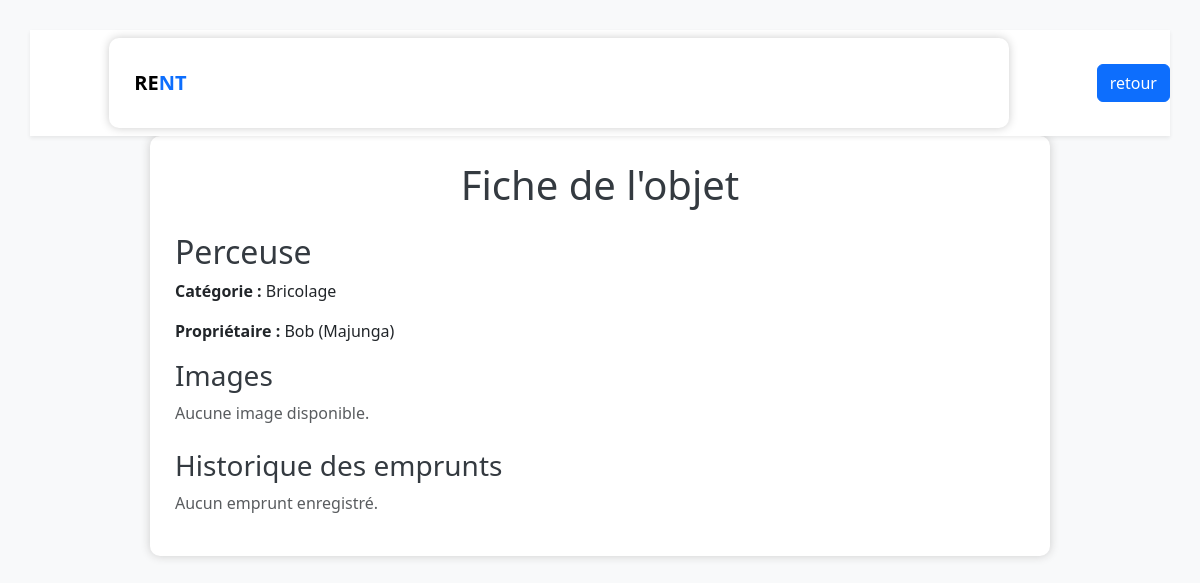
Page /pages/objet.php?num=11 on the committed database.
### tables this page shows
CREATE TABLE s2_objet
(
    id_objet int primary key AUTO_INCREMENT,
    nom_objet varchar(20),
    id_categorie int,
    id_membre int, 
    FOREIGN KEY (id_categorie)  REFERENCES s2_categorie_objet (id_categorie) ON DELETE CASCADE,
    FOREIGN KEY (id_membre) REFERENCES s2_membre (id_membre) ON DELETE CASCADE
);

CREATE TABLE s2_categorie_objet
(
    id_categorie int primary key AUTO_INCREMENT,
    nom_categorie varchar(20)
);

CREATE TABLE s2_membre
(
    id_membre int primary key AUTO_INCREMENT,
    nom char(25),
    date_de_naissance date,
    genre char(10),
    Email varchar(70),
    ville char(25),
    MotDepasse varchar(20),
    image_profil varchar(200)    
);

### includer/connection.php (called while the page is built, shortened)
<?php
function dbconnect()
{
    static $connect = null;
    if ($connect === null) {
        $connect = mysqli_connect('localhost', 'root', '', 'db_s2_ETU003993');
        mysqli_set_charset($connect, 'utf8mb4');
    }
    return $connect;
}
?>

### includer/fonction.php (called while the page is built, shortened)
<?php
require("connection.php");
function get_infos_objet($id_objet)
{
    $sql = "
        SELECT o.nom_objet, c.nom_categorie, m.nom AS nom_membre, m.ville
        FROM s2_objet o
        JOIN s2_categorie_objet c ON o.id_categorie = c.id_categorie
        JOIN s2_membre m ON o.id_membre = m.id_membre
        WHERE o.id_objet = $id_objet
    ";
    $req = mysqli_query(dbconnect(), $sql);
    return mysqli_fetch_assoc($req);
}
function get_images_objet($id_objet)
{
    $sql = "SELECT nom_image FROM s2_images_objet WHERE id_objet = $id_objet";
    $req = mysqli_query(dbconnect(), $sql);
    $images = [];
    return $images;
}
function get_historique_emprunts($id_objet)
{
    $sql = "SELECT  e.date_emprunt, e.date_retour, m.nom AS emprunteur
        FROM s2_emprunt e
        JOIN s2_membre m ON e.id_membre = m.id_membre
        WHERE e.id_objet = $id_objet
        ORDER BY e.date_emprunt DESC
    ";
    $req = mysqli_query(dbconnect(), $sql);
    $historique = [];
    return $historique;
}
?>

### pages/objet.php (the view, shortened to what this page needs)
<?php
require("../includer/fonction.php");
$id_objet = intval($_GET['num']);
$objet = get_infos_objet($id_objet);
$images = get_images_objet($id_objet);
$emprunts = get_historique_emprunts($id_objet);
?>
<!DOCTYPE html>
<html lang="fr">
<head>
    <link href="../assets/css/bootstrap.min.css" rel="stylesheet">
</head>
<body>
    <nav class="navbar navbar-expand-lg navbar-light bg-white shadow-sm">
  <div class="container">
    <a class="navbar-brand fw-bold" href="#">RE<span class="text-primary">NT</span>
    </a>
  </div>
  <a href="accueil.php" class="btn btn-primary ms-2">retour</a>
</nav>
    <div class="container">
        <h1 class="text-center mb-4">Fiche de l'objet</h1>
        <h2><?= $objet['nom_objet'] ?></h2>
        <p><strong>Catégorie :</strong> <?= $objet['nom_categorie'] ?></p>
        <p><strong>Propriétaire :</strong> <?= $objet['nom_membre'] ?> (<?= $objet['ville'] ?>)</p>
        <h3>Images</h3>
        <?php if (count($images) > 0) { ?>
            <div class="images-container">
                <?php foreach ($images as $index => $img) { ?>
                    <img src="../assets/uploads/<?= $img ?>" style="width: <?= $index === 0 ? '200px' : '100px' ?>;">
                <?php } ?>
            </div>
        <?php } else { ?>
            <p class="text-muted">Aucune image disponible.</p>
        <?php } ?>
        <h3 class="mt-4">Historique des emprunts</h3>
        <?php if (count($emprunts) > 0) { ?>
            <div class="table-responsive">
                <table class="table table-bordered">
                    <thead>
                        <tr>
                            <th>Emprunteur</th>
                            <th>Date d'emprunt</th>
                            <th>Date de retour</th>
                        </tr>
                    </thead>
                    <tbody>
                        <?php foreach ($emprunts as $emp) { ?>
                            <tr>
                                <td><?= $emp['emprunteur'] ?></td>
                                <td><?= $emp['date_emprunt'] ?></td>
                                <td><?= $emp['date_retour'] ?? '<i>Non retourné</i>' ?></td>
                            </tr>
                        <?php } ?>
                    </tbody>
                </table>
            </div>
        <?php } else { ?>
            <p class="text-muted">Aucun emprunt enregistré.</p>
        <?php } ?>
    </div>
</body>
</html>

### pages/objet.php (style rules this page uses)
body { background-color: #f8f9fa; padding: 30px; font-family: 'Segoe UI', sans-serif; }
.container { max-width: 900px; margin: auto; background-color: white; padding: 25px; border-radius: 10px; box-shadow: 0 0 10px #ccc; }
h1, h2, h3 { color: #343a40; }

### rows in the picture
s2_objet: nom_objet "Perceuse", id_categorie.nom_categorie "Bricolage", id_membre.nom "Bob", id_membre.ville "Majunga"
